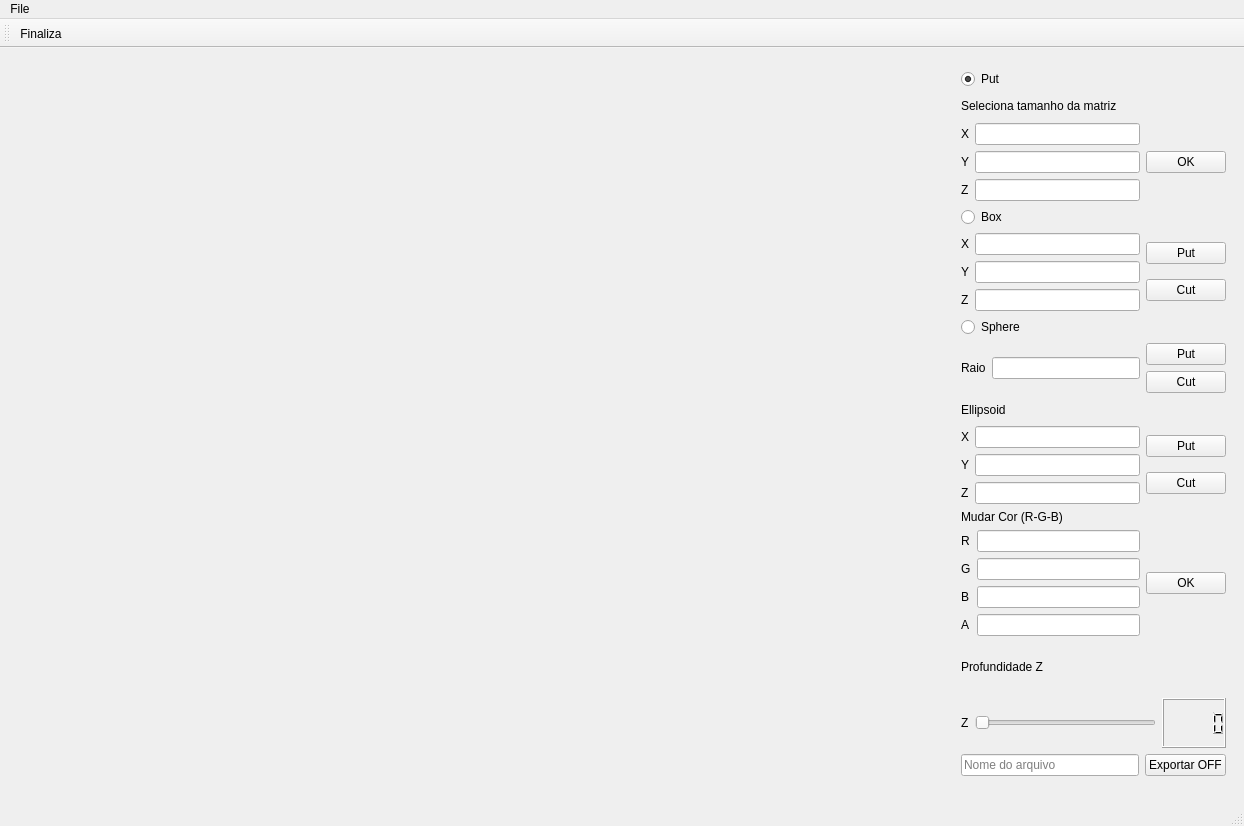
<?xml version="1.0" encoding="UTF-8"?>
<ui version="4.0">
 <class>MainWindow</class>
 <widget class="QMainWindow" name="MainWindow">
  <property name="geometry">
   <rect>
    <x>0</x>
    <y>0</y>
    <width>1244</width>
    <height>826</height>
   </rect>
  </property>
  <property name="windowTitle">
   <string>MainWindow</string>
  </property>
  <widget class="QWidget" name="centralWidget">
   <widget class="TelaMatriz" name="telaMatriz" native="true">
    <property name="geometry">
     <rect>
      <x>30</x>
      <y>10</y>
      <width>911</width>
      <height>731</height>
     </rect>
    </property>
    <property name="mouseTracking">
     <bool>false</bool>
    </property>
   </widget>
   <widget class="QWidget" name="">
    <property name="geometry">
     <rect>
      <x>950</x>
      <y>10</y>
      <width>287</width>
      <height>729</height>
     </rect>
    </property>
    <layout class="QVBoxLayout" name="verticalLayout_15">
     <item>
      <layout class="QVBoxLayout" name="verticalLayout_10">
       <item>
        <widget class="QRadioButton" name="radioButtonPut">
         <property name="text">
          <string>Put</string>
         </property>
         <property name="checked">
          <bool>true</bool>
         </property>
        </widget>
       </item>
       <item>
        <layout class="QVBoxLayout" name="verticalLayout_9">
         <item>
          <layout class="QVBoxLayout" name="verticalLayout_4">
           <item>
            <widget class="QLabel" name="label_4">
             <property name="text">
              <string>Seleciona tamanho da matriz</string>
             </property>
            </widget>
           </item>
           <item>
            <layout class="QHBoxLayout" name="horizontalLayout_2">
             <item>
              <layout class="QHBoxLayout" name="horizontalLayout">
               <item>
                <layout class="QVBoxLayout" name="verticalLayout_3">
                 <item>
                  <widget class="QLabel" name="label">
                   <property name="text">
                    <string>X</string>
                   </property>
                  </widget>
                 </item>
                 <item>
                  <widget class="QLabel" name="label_2">
                   <property name="text">
                    <string>Y</string>
                   </property>
                  </widget>
                 </item>
                 <item>
                  <widget class="QLabel" name="label_3">
                   <property name="text">
                    <string>Z</string>
                   </property>
                  </widget>
                 </item>
                </layout>
               </item>
               <item>
                <layout class="QVBoxLayout" name="verticalLayout_2">
                 <item>
                  <widget class="QLineEdit" name="lineEditX"/>
                 </item>
                 <item>
                  <widget class="QLineEdit" name="lineEditY"/>
                 </item>
                 <item>
                  <widget class="QLineEdit" name="lineEditZ"/>
                 </item>
                </layout>
               </item>
              </layout>
             </item>
             <item>
              <widget class="QPushButton" name="pushButtonMatriz">
               <property name="text">
                <string>OK</string>
               </property>
              </widget>
             </item>
            </layout>
           </item>
          </layout>
         </item>
         <item>
          <layout class="QVBoxLayout" name="verticalLayout_8">
           <item>
            <widget class="QRadioButton" name="radioButtonBox">
             <property name="text">
              <string>Box</string>
             </property>
            </widget>
           </item>
           <item>
            <layout class="QHBoxLayout" name="horizontalLayout_4">
             <item>
              <layout class="QHBoxLayout" name="horizontalLayout_3">
               <item>
                <layout class="QVBoxLayout" name="verticalLayout_6">
                 <item>
                  <widget class="QLabel" name="label_6">
                   <property name="text">
                    <string>X</string>
                   </property>
                  </widget>
                 </item>
                 <item>
                  <widget class="QLabel" name="label_7">
                   <property name="text">
                    <string>Y</string>
                   </property>
                  </widget>
                 </item>
                 <item>
                  <widget class="QLabel" name="label_8">
                   <property name="text">
                    <string>Z</string>
                   </property>
                  </widget>
                 </item>
                </layout>
               </item>
               <item>
                <layout class="QVBoxLayout" name="verticalLayout_7">
                 <item>
                  <widget class="QLineEdit" name="lineEditXBox"/>
                 </item>
                 <item>
                  <widget class="QLineEdit" name="lineEditYBox"/>
                 </item>
                 <item>
                  <widget class="QLineEdit" name="lineEditZBox"/>
                 </item>
                </layout>
               </item>
              </layout>
             </item>
             <item>
              <layout class="QVBoxLayout" name="verticalLayout_5">
               <item>
                <widget class="QPushButton" name="pushButtonPutBox">
                 <property name="text">
                  <string>Put</string>
                 </property>
                </widget>
               </item>
               <item>
                <widget class="QPushButton" name="pushButtonCutBox">
                 <property name="text">
                  <string>Cut</string>
                 </property>
                </widget>
               </item>
              </layout>
             </item>
            </layout>
           </item>
          </layout>
         </item>
         <item>
          <layout class="QVBoxLayout" name="verticalLayout_14">
           <item>
            <widget class="QRadioButton" name="radioButtonSphere">
             <property name="text">
              <string>Sphere</string>
             </property>
            </widget>
           </item>
           <item>
            <layout class="QHBoxLayout" name="horizontalLayout_7">
             <item>
              <layout class="QHBoxLayout" name="horizontalLayout_8">
               <item>
                <layout class="QVBoxLayout" name="verticalLayout_12">
                 <item>
                  <widget class="QLabel" name="label_15">
                   <property name="text">
                    <string>Raio</string>
                   </property>
                  </widget>
                 </item>
                </layout>
               </item>
               <item>
                <layout class="QVBoxLayout" name="verticalLayout_13">
                 <item>
                  <widget class="QLineEdit" name="lineEditSphere"/>
                 </item>
                </layout>
               </item>
              </layout>
             </item>
             <item>
              <layout class="QVBoxLayout" name="verticalLayout_11">
               <item>
                <widget class="QPushButton" name="pushButtonPutSphere">
                 <property name="text">
                  <string>Put</string>
                 </property>
                </widget>
               </item>
               <item>
                <widget class="QPushButton" name="pushButtonCutSphere">
                 <property name="text">
                  <string>Cut</string>
                 </property>
                </widget>
               </item>
              </layout>
             </item>
            </layout>
           </item>
          </layout>
         </item>
         <item>
          <layout class="QVBoxLayout" name="verticalLayout_21">
           <item>
            <widget class="QLabel" name="label_18">
             <property name="text">
              <string>Ellipsoid</string>
             </property>
            </widget>
           </item>
           <item>
            <layout class="QHBoxLayout" name="horizontalLayout_17">
             <item>
              <layout class="QHBoxLayout" name="horizontalLayout_16">
               <item>
                <layout class="QVBoxLayout" name="verticalLayout_33">
                 <item>
                  <widget class="QLabel" name="label_38">
                   <property name="text">
                    <string>X</string>
                   </property>
                  </widget>
                 </item>
                 <item>
                  <widget class="QLabel" name="label_20">
                   <property name="text">
                    <string>Y</string>
                   </property>
                  </widget>
                 </item>
                 <item>
                  <widget class="QLabel" name="label_37">
                   <property name="text">
                    <string>Z</string>
                   </property>
                  </widget>
                 </item>
                </layout>
               </item>
               <item>
                <layout class="QVBoxLayout" name="verticalLayout_19">
                 <item>
                  <widget class="QLineEdit" name="lineEditXEllipsoid"/>
                 </item>
                 <item>
                  <widget class="QLineEdit" name="lineEditYEllipsoid"/>
                 </item>
                 <item>
                  <widget class="QLineEdit" name="lineEditZEllipsoid"/>
                 </item>
                </layout>
               </item>
              </layout>
             </item>
             <item>
              <layout class="QVBoxLayout" name="verticalLayout_20">
               <item>
                <widget class="QPushButton" name="pushButtonPutEllipsoid">
                 <property name="text">
                  <string>Put</string>
                 </property>
                </widget>
               </item>
               <item>
                <widget class="QPushButton" name="pushButtonCutEllipsoid">
                 <property name="text">
                  <string>Cut</string>
                 </property>
                </widget>
               </item>
              </layout>
             </item>
            </layout>
           </item>
          </layout>
         </item>
         <item>
          <layout class="QVBoxLayout" name="verticalLayout_17">
           <item>
            <widget class="QLabel" name="label_43">
             <property name="text">
              <string>Mudar Cor (R-G-B)</string>
             </property>
            </widget>
           </item>
           <item>
            <layout class="QHBoxLayout" name="horizontalLayout_13">
             <item>
              <layout class="QHBoxLayout" name="horizontalLayout_12">
               <item>
                <layout class="QVBoxLayout" name="verticalLayout_39">
                 <item>
                  <widget class="QLabel" name="label_44">
                   <property name="text">
                    <string>R</string>
                   </property>
                  </widget>
                 </item>
                 <item>
                  <widget class="QLabel" name="label_45">
                   <property name="text">
                    <string>G</string>
                   </property>
                  </widget>
                 </item>
                 <item>
                  <widget class="QLabel" name="label_46">
                   <property name="text">
                    <string>B</string>
                   </property>
                  </widget>
                 </item>
                 <item>
                  <widget class="QLabel" name="label_9">
                   <property name="text">
                    <string>A</string>
                   </property>
                  </widget>
                 </item>
                </layout>
               </item>
               <item>
                <layout class="QVBoxLayout" name="verticalLayout">
                 <item>
                  <widget class="QLineEdit" name="lineEditRCor"/>
                 </item>
                 <item>
                  <widget class="QLineEdit" name="lineEditGCor"/>
                 </item>
                 <item>
                  <widget class="QLineEdit" name="lineEditBCor"/>
                 </item>
                 <item>
                  <widget class="QLineEdit" name="lineEditACor"/>
                 </item>
                </layout>
               </item>
              </layout>
             </item>
             <item>
              <widget class="QPushButton" name="pushButtonMudarCor">
               <property name="text">
                <string>OK</string>
               </property>
              </widget>
             </item>
            </layout>
           </item>
          </layout>
         </item>
         <item>
          <layout class="QVBoxLayout" name="verticalLayout_18">
           <item>
            <widget class="QLabel" name="label_47">
             <property name="text">
              <string>Profundidade Z</string>
             </property>
            </widget>
           </item>
           <item>
            <layout class="QHBoxLayout" name="horizontalLayout_15">
             <item>
              <layout class="QHBoxLayout" name="horizontalLayout_14">
               <item>
                <widget class="QLabel" name="label_14">
                 <property name="text">
                  <string>Z</string>
                 </property>
                </widget>
               </item>
               <item>
                <widget class="QSlider" name="horizontalSliderZTela">
                 <property name="orientation">
                  <enum>Qt::Horizontal</enum>
                 </property>
                </widget>
               </item>
              </layout>
             </item>
             <item>
              <widget class="QLCDNumber" name="lcdNumberZTela"/>
             </item>
            </layout>
           </item>
          </layout>
         </item>
        </layout>
       </item>
      </layout>
     </item>
     <item>
      <layout class="QHBoxLayout" name="horizontalLayout_5">
       <item>
        <widget class="QLineEdit" name="lineEditOFF">
         <property name="inputMask">
          <string/>
         </property>
         <property name="text">
          <string/>
         </property>
         <property name="placeholderText">
          <string>Nome do arquivo</string>
         </property>
        </widget>
       </item>
       <item>
        <widget class="QPushButton" name="pushButtonExportarOFF">
         <property name="text">
          <string>Exportar OFF</string>
         </property>
        </widget>
       </item>
      </layout>
     </item>
    </layout>
   </widget>
  </widget>
  <widget class="QMenuBar" name="menuBar">
   <property name="geometry">
    <rect>
     <x>0</x>
     <y>0</y>
     <width>1244</width>
     <height>26</height>
    </rect>
   </property>
   <widget class="QMenu" name="menuFile">
    <property name="title">
     <string>File</string>
    </property>
    <addaction name="actionFinaliza"/>
    <addaction name="actionSeleciona_Cor"/>
   </widget>
   <addaction name="menuFile"/>
  </widget>
  <widget class="QToolBar" name="mainToolBar">
   <attribute name="toolBarArea">
    <enum>TopToolBarArea</enum>
   </attribute>
   <attribute name="toolBarBreak">
    <bool>false</bool>
   </attribute>
   <addaction name="actionFinaliza"/>
  </widget>
  <widget class="QStatusBar" name="statusBar"/>
  <action name="actionFinaliza">
   <property name="icon">
    <iconset>
     <normaloff>:/resources/save.svg</normaloff>:/resources/save.svg</iconset>
   </property>
   <property name="text">
    <string>Finaliza</string>
   </property>
   <property name="toolTip">
    <string>Finaliza o programa</string>
   </property>
   <property name="shortcut">
    <string>Ctrl+Q</string>
   </property>
  </action>
  <action name="actionSeleciona_Cor">
   <property name="text">
    <string>Seleciona Cor</string>
   </property>
  </action>
 </widget>
 <layoutdefault spacing="6" margin="11"/>
 <customwidgets>
  <customwidget>
   <class>TelaMatriz</class>
   <extends>QWidget</extends>
   <header>telamatriz.h</header>
   <container>1</container>
  </customwidget>
 </customwidgets>
 <resources/>
 <connections>
  <connection>
   <sender>actionFinaliza</sender>
   <signal>triggered()</signal>
   <receiver>MainWindow</receiver>
   <slot>close()</slot>
   <hints>
    <hint type="sourcelabel">
     <x>-1</x>
     <y>-1</y>
    </hint>
    <hint type="destinationlabel">
     <x>210</x>
     <y>141</y>
    </hint>
   </hints>
  </connection>
  <connection>
   <sender>horizontalSliderZTela</sender>
   <signal>valueChanged(int)</signal>
   <receiver>lcdNumberZTela</receiver>
   <slot>display(int)</slot>
   <hints>
    <hint type="sourcelabel">
     <x>1112</x>
     <y>561</y>
    </hint>
    <hint type="destinationlabel">
     <x>1205</x>
     <y>560</y>
    </hint>
   </hints>
  </connection>
 </connections>
</ui>
